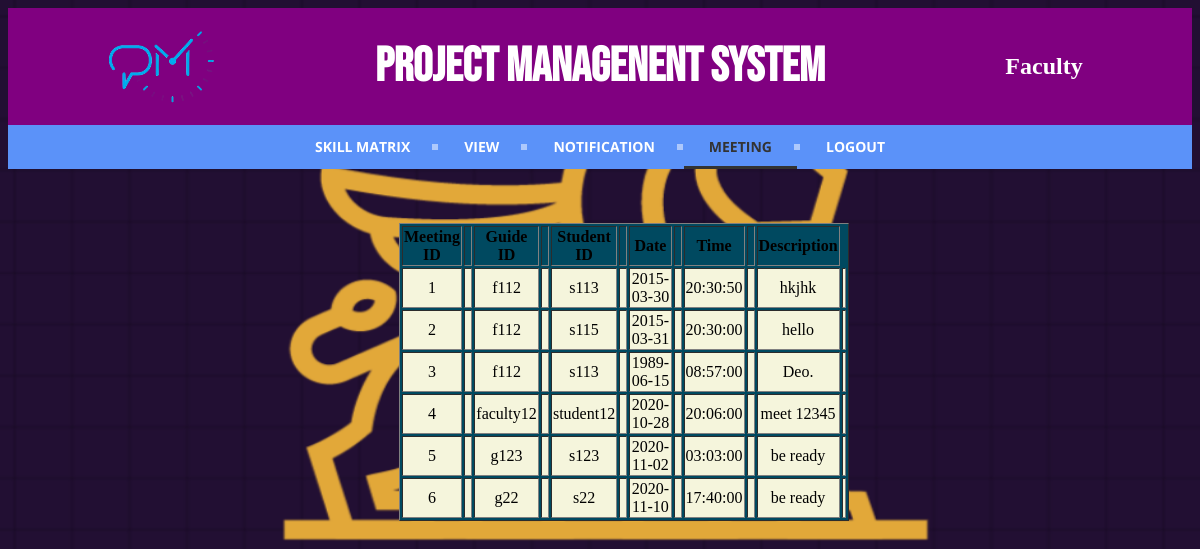
Page /FACULTY/meeting.php (signed in) on the committed database.
### tables this page shows
CREATE TABLE `meeting` (
  `meeting_id` int(5) NOT NULL,
  `f_id` varchar(10) NOT NULL,
  `s_id` varchar(10) NOT NULL,
  `date` date NOT NULL,
  `time` time NOT NULL,
  `desc` varchar(200) NOT NULL
);

### FACULTY/meeting.php (the view, shortened to what this page needs)
<?php
$role = $_SESSION['Role'];
if(empty($_SESSION['Email']))
{
header("location:index.php");
}
else
{
if($role=="Student")
{
?>
<!DOCTYPE html>
<html>
<head>
<link rel="stylesheet" href="styles.css">
<meta http-equiv="Content-Type" content="text/html; charset=utf-8" />
<link href="https://fonts.googleapis.com/css2?family=Bebas+Neue&display=swap" rel="stylesheet">
<style>
	body
	{
		background-image:url(../background.png);
		background-repeat: no-repeat;
		background-attachment: fixed;
		background-size: 100% 100%;
	}
  #robot{
    font-family: 'Bebas Neue', cursive;
  }
  .topnav {
  overflow: hidden;
  background-color: rgb(13, 129, 224);
  font-family: 'Roboto Condensed', sans-serif;
  }
.topnav a {
  float: left;
  color: black;
  text-align: center;
  padding: 14px 16px;
  text-decoration: none;
  font-size: 17px;
  }
.topnav a:hover {
  background-color: #ddd;
  color: black;
  }
.topnav a.active {
  background-color: #4CAF50;
  color: white;
  }
</style>
<title>Project Management System</title>
</head>
<div>
<body>
    <table width="100%"  border="0"cellspacing="00" cellpadding="00">
    <tr bgcolor="purple">
    <th width="7%" scope="col">&nbsp;</th>
    <th width="12%" scope="col"><img src="logo.png" alt="LOGO"/></th>
    <th width="62%" scope="col"><font id="robot" size="8" color="White">Project   Managenent  System</font></th>
    <th width="13%" scope="col"><font size="5" color="White">
	<?php
    print $role;
    ?></font></th>
    <th width="63" scope="col">&nbsp;</th>
  </tr>
</table>
<table width="100%" border="0" cellspacing="0" cellpadding="0">
<tr>
<div id='cssmenu' align="center">
<ul>
   <li><a href="project.php"><span>Project</span></a></li>
   <li><a href="skill.php"><span>View Skill Matrix</span></a></li>
   <li class="active"><a href="meeting.php"><span>Meeting</span></a></li>
   <li><a href="mail.php"><span>Notification</span></a></li>
   <li class='last'><a href="../logout.php"><span>Logout</span></a></li>
</ul>
    </div>
    </tr>
</table>
    <br/><br/><br/>
    <div style="background-color: rgb(149, 186, 255); margin-left: 33%; border-radius: 10px; width: 38%">
    <table  border="1" align="center" bgcolor="rrgb(149, 186, 255">
            <?php
                echo "<tr>";
                echo "<th>"."Meeting ID"."</th>";
                echo "<th>" ?> &nbsp; <?php "</th>";
                echo "<th>"."Guide ID"."</th>";
                echo "<th>" ?> &nbsp; <?php "</th>";
                echo "<th>"."Student ID"."</th>";
                echo "<th>" ?> &nbsp; <?php "</th>";
                echo "<th>"."Date"."</th>";
                echo "<th>" ?> &nbsp; <?php "</th>";
                echo "<th>"."Time"."</th>";
                echo "<th>" ?> &nbsp; <?php "</th>";
                echo "<th>"."Description"."</th>";
                echo "</tr>";
                include './connection.php';
                $sql1="select * from meeting";
                $rec=mysqli_query($conn, $sql1);
                        while ($std=mysqli_fetch_assoc($rec))
                        {
                          if ($std['from']="supervisor")
                            {
                           ?> <tr bgcolor="beige" align="center"><?php
                            echo "<td>".$std['meeting_id']."<td/>";
                            echo "<td>".$std['f_id']."<td/>";
                            echo "<td>".$std['s_id']."<td/>";
                            echo "<td>".$std['date']."<td/>";
                            echo "<td>".$std['time']."<td/>";
                            echo "<td>".$std['desc']."<td/>";
                            ?>  </tr> <?php
                        }
                      }
            ?>
        </table>
    </form>
 <?php
}
elseif($role=="Faculty")
{?>
  <!DOCTYPE html>
  <html>
  <head>
  <link rel="stylesheet" href="styles.css">
  </head>
  <div>
  <body>
      <table width="100%"  border="0"cellspacing="00" cellpadding="00">
      <tr bgcolor="purple">
      <th width="7%" scope="col">&nbsp;</th>
      <th width="12%" scope="col"><img src="logo.png" alt="LOGO"/></th>
      <th width="62%" scope="col"><font id="robot" size="8" color="White">Project   Managenent  System</font></th>
      <th width="13%" scope="col"><font size="5" color="White">
    <?php
      print $role;
      ?></font></th>
      <th width="63" scope="col">&nbsp;</th>
    </tr>
  </table>
  <table width="100%" border="0" cellspacing="0" cellpadding="0">
  <tr>
  <div id='cssmenu' align="center">
  <ul>
     <li><a href="skill.php"><span>Skill Matrix</span></a></li>
     <li><a href="view.php"><span>View</span></a></li>
     <li><a href="mail.php"><span>Notification</span></a></li>
     <li class="active"><a href="meeting.php"><span>Meeting</span></a></li>
     <li class='last'><a href="../logout.php"><span>Logout</span></a></li>
  </ul>
      </div>
      </tr>
  </table>
      <br/><br/><br/>
      <div style="background-color: rgb(149, 186, 255); margin-left: 33%; border-radius: 10px; width: 38%">
      <table  border="1" align="center" bgcolor="rrgb(149, 186, 255">
              <?php
                  echo "<tr>";
                  echo "<th>"."Meeting ID"."</th>";
                  echo "<th>" ?> &nbsp; <?php "</th>";
                  echo "<th>"."Guide ID"."</th>";
                  echo "<th>" ?> &nbsp; <?php "</th>";
                  echo "<th>"."Student ID"."</th>";
                  echo "<th>" ?> &nbsp; <?php "</th>";
                  echo "<th>"."Date"."</th>";
                  echo "<th>" ?> &nbsp; <?php "</th>";
                  echo "<th>"."Time"."</th>";
                  echo "<th>" ?> &nbsp; <?php "</th>";
                  echo "<th>"."Description"."</th>";
                  echo "</tr>";
                  include './connection.php';
                  $sql1="select * from meeting";
                  $rec=mysqli_query($conn, $sql1);
                          while ($std=mysqli_fetch_assoc($rec))
                          {
                            if ($std['from']="supervisor")
                              {
                             ?> <tr bgcolor="beige" align="center"><?php
                              echo "<td>".$std['meeting_id']."<td/>";
                              echo "<td>".$std['f_id']."<td/>";
                              echo "<td>".$std['s_id']."<td/>";
                              echo "<td>".$std['date']."<td/>";
                              echo "<td>".$std['time']."<td/>";
                              echo "<td>".$std['desc']."<td/>";
                              ?>  </tr> <?php
                          }
                        }
              ?>
          </table>
 <?php
}
else
{
    header('Location:../Admin.php');
?>
<?php
}
?>
  <?php
}
?>

### FACULTY/styles.css (style rules this page uses)
#cssmenu { background: #5b92f9; width: auto; }
#cssmenu ul { list-style: none; margin: 0; padding: 0; line-height: 1; display: block; zoom: 1; }
#cssmenu ul:after { content: " "; display: block; font-size: 0; height: 0; clear: both; visibility: hidden; }
#cssmenu ul li { display: inline-block; padding: 0; margin: 0; }
#cssmenu ul li a { color: #ffffff; text-decoration: none; display: block; padding: 15px 25px; font-family: 'Open Sans', sans-serif; font-weight: 700; text-transform: uppercase; font-size: 14px; position: relative; -webkit-transition: color .25s; -moz-transition: color .25s; -ms-transition: color .25s; -o-transition: color .25s; transition: color .25s; }
#cssmenu ul li a:after { content: ""; display: block; position: absolute; right: -3px; top: 19px; height: 6px; width: 6px; background: #ffffff; opacity: .5; }
#cssmenu ul li a:before { content: ""; display: block; position: absolute; left: 0; bottom: 0; height: 3px; width: 0; background: #333333; -webkit-transition: width .25s; -moz-transition: width .25s; -ms-transition: width .25s; -o-transition: width .25s; transition: width .25s; }
#cssmenu ul li.last > a:after, #cssmenu ul li:last-child > a:after { display: none; }
#cssmenu ul li.active a { color: #333333; }
#cssmenu ul li.active a:before { width: 100%; }

### FACULTY/meeting.php (style rules this page uses)
body { background-image:url(../background.png); background-repeat: no-repeat; background-attachment: fixed; background-size: 100% 100%; }
#robot { font-family: 'Bebas Neue', cursive; }

### rows in the picture
meeting: meeting_id "1", f "f112", s "s113", date "2015-03-30", time "20:30:50", desc "hkjhk"
meeting: meeting_id "2", f "f112", s "s115", date "2015-03-31", time "20:30:00", desc "hello"
meeting: meeting_id "3", f "f112", s "s113", date "1989-06-15", time "08:57:00", desc "Deo."
meeting: meeting_id "4", f "faculty12", s "student12", date "2020-10-28", time "20:06:00", desc "meet 12345"
meeting: meeting_id "5", f "g123", s "s123", date "2020-11-02", time "03:03:00", desc "be ready"
meeting: meeting_id "6", f "g22", s "s22", date "2020-11-10", time "17:40:00", desc "be ready"

### other values in the picture
$role "Faculty"
